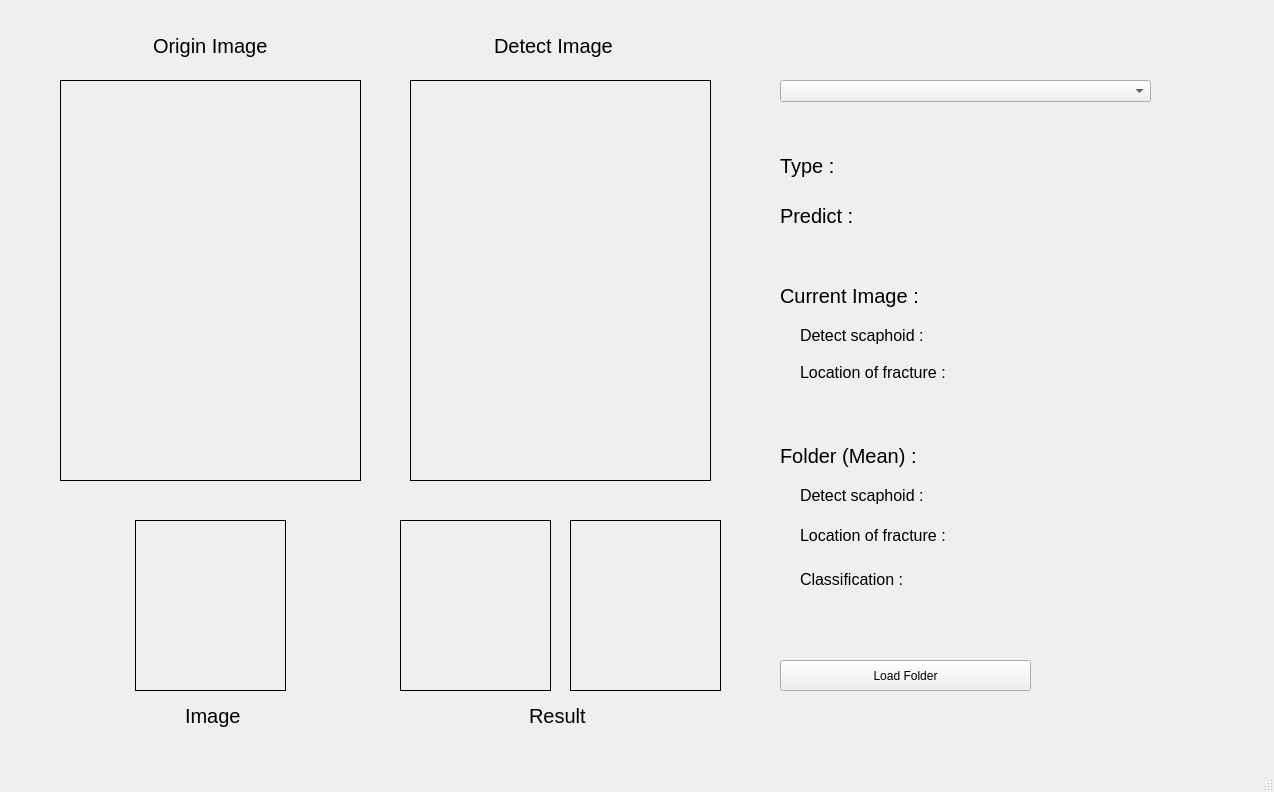
<?xml version="1.0" encoding="UTF-8"?>
<ui version="4.0">
 <class>MainWindow</class>
 <widget class="QMainWindow" name="MainWindow">
  <property name="geometry">
   <rect>
    <x>0</x>
    <y>0</y>
    <width>1274</width>
    <height>792</height>
   </rect>
  </property>
  <property name="windowTitle">
   <string>MainWindow</string>
  </property>
  <widget class="QWidget" name="centralwidget">
   <widget class="QLabel" name="label">
    <property name="geometry">
     <rect>
      <x>153</x>
      <y>20</y>
      <width>141</width>
      <height>51</height>
     </rect>
    </property>
    <property name="font">
     <font>
      <pointsize>15</pointsize>
     </font>
    </property>
    <property name="text">
     <string>Origin Image</string>
    </property>
   </widget>
   <widget class="QLabel" name="label_2">
    <property name="geometry">
     <rect>
      <x>494</x>
      <y>20</y>
      <width>141</width>
      <height>51</height>
     </rect>
    </property>
    <property name="font">
     <font>
      <pointsize>15</pointsize>
     </font>
    </property>
    <property name="text">
     <string>Detect Image</string>
    </property>
   </widget>
   <widget class="QLabel" name="originImageLabel">
    <property name="geometry">
     <rect>
      <x>60</x>
      <y>80</y>
      <width>301</width>
      <height>401</height>
     </rect>
    </property>
    <property name="styleSheet">
     <string notr="true">border-color: rgb(0, 0, 0);border-width: 1.2px; border-style: inset</string>
    </property>
    <property name="text">
     <string/>
    </property>
   </widget>
   <widget class="QLabel" name="detectImageLabel">
    <property name="geometry">
     <rect>
      <x>410</x>
      <y>80</y>
      <width>301</width>
      <height>401</height>
     </rect>
    </property>
    <property name="styleSheet">
     <string notr="true">border-color: rgb(0, 0, 0);border-width: 1.2px; border-style: inset</string>
    </property>
    <property name="text">
     <string/>
    </property>
   </widget>
   <widget class="QLabel" name="cropImageLabel">
    <property name="geometry">
     <rect>
      <x>135</x>
      <y>520</y>
      <width>151</width>
      <height>171</height>
     </rect>
    </property>
    <property name="styleSheet">
     <string notr="true">border-color: rgb(0, 0, 0);border-width: 1.2px; border-style: inset</string>
    </property>
    <property name="text">
     <string/>
    </property>
   </widget>
   <widget class="QLabel" name="resultImageLabel">
    <property name="geometry">
     <rect>
      <x>400</x>
      <y>520</y>
      <width>151</width>
      <height>171</height>
     </rect>
    </property>
    <property name="styleSheet">
     <string notr="true">border-color: rgb(0, 0, 0);border-width: 1.2px; border-style: inset</string>
    </property>
    <property name="text">
     <string/>
    </property>
   </widget>
   <widget class="QLabel" name="gradCamImageLabel">
    <property name="geometry">
     <rect>
      <x>570</x>
      <y>520</y>
      <width>151</width>
      <height>171</height>
     </rect>
    </property>
    <property name="styleSheet">
     <string notr="true">border-color: rgb(0, 0, 0);border-width: 1.2px; border-style: inset</string>
    </property>
    <property name="text">
     <string/>
    </property>
   </widget>
   <widget class="QLabel" name="label_3">
    <property name="geometry">
     <rect>
      <x>185</x>
      <y>690</y>
      <width>71</width>
      <height>51</height>
     </rect>
    </property>
    <property name="font">
     <font>
      <pointsize>15</pointsize>
     </font>
    </property>
    <property name="text">
     <string>Image</string>
    </property>
   </widget>
   <widget class="QLabel" name="label_4">
    <property name="geometry">
     <rect>
      <x>529</x>
      <y>690</y>
      <width>81</width>
      <height>51</height>
     </rect>
    </property>
    <property name="font">
     <font>
      <pointsize>15</pointsize>
     </font>
    </property>
    <property name="text">
     <string>Result</string>
    </property>
   </widget>
   <widget class="QLabel" name="typeLabel">
    <property name="geometry">
     <rect>
      <x>780</x>
      <y>140</y>
      <width>291</width>
      <height>51</height>
     </rect>
    </property>
    <property name="font">
     <font>
      <pointsize>15</pointsize>
     </font>
    </property>
    <property name="text">
     <string>Type : </string>
    </property>
   </widget>
   <widget class="QComboBox" name="comboBox">
    <property name="geometry">
     <rect>
      <x>780</x>
      <y>80</y>
      <width>371</width>
      <height>22</height>
     </rect>
    </property>
   </widget>
   <widget class="QLabel" name="predictLabel">
    <property name="geometry">
     <rect>
      <x>780</x>
      <y>190</y>
      <width>281</width>
      <height>51</height>
     </rect>
    </property>
    <property name="font">
     <font>
      <pointsize>15</pointsize>
     </font>
    </property>
    <property name="text">
     <string>Predict : </string>
    </property>
   </widget>
   <widget class="QLabel" name="label_7">
    <property name="geometry">
     <rect>
      <x>780</x>
      <y>270</y>
      <width>141</width>
      <height>51</height>
     </rect>
    </property>
    <property name="font">
     <font>
      <pointsize>15</pointsize>
     </font>
    </property>
    <property name="text">
     <string>Current Image : </string>
    </property>
   </widget>
   <widget class="QLabel" name="label_8">
    <property name="geometry">
     <rect>
      <x>780</x>
      <y>430</y>
      <width>141</width>
      <height>51</height>
     </rect>
    </property>
    <property name="font">
     <font>
      <pointsize>15</pointsize>
     </font>
    </property>
    <property name="text">
     <string>Folder (Mean) : </string>
    </property>
   </widget>
   <widget class="QLabel" name="detectScaphoidLabel">
    <property name="geometry">
     <rect>
      <x>800</x>
      <y>310</y>
      <width>311</width>
      <height>51</height>
     </rect>
    </property>
    <property name="font">
     <font>
      <pointsize>12</pointsize>
     </font>
    </property>
    <property name="text">
     <string>Detect scaphoid :</string>
    </property>
   </widget>
   <widget class="QLabel" name="locationFractureLabel">
    <property name="geometry">
     <rect>
      <x>800</x>
      <y>347</y>
      <width>281</width>
      <height>51</height>
     </rect>
    </property>
    <property name="font">
     <font>
      <pointsize>12</pointsize>
     </font>
    </property>
    <property name="text">
     <string>Location of fracture :</string>
    </property>
   </widget>
   <widget class="QLabel" name="allClassificationLabel">
    <property name="geometry">
     <rect>
      <x>800</x>
      <y>554</y>
      <width>461</width>
      <height>51</height>
     </rect>
    </property>
    <property name="font">
     <font>
      <pointsize>12</pointsize>
     </font>
    </property>
    <property name="text">
     <string>Classification :</string>
    </property>
   </widget>
   <widget class="QLabel" name="allDetectScaphoidLabel">
    <property name="geometry">
     <rect>
      <x>800</x>
      <y>470</y>
      <width>311</width>
      <height>51</height>
     </rect>
    </property>
    <property name="font">
     <font>
      <pointsize>12</pointsize>
     </font>
    </property>
    <property name="text">
     <string>Detect scaphoid :</string>
    </property>
   </widget>
   <widget class="QLabel" name="allLocationFractureLabel">
    <property name="geometry">
     <rect>
      <x>800</x>
      <y>510</y>
      <width>321</width>
      <height>51</height>
     </rect>
    </property>
    <property name="font">
     <font>
      <pointsize>12</pointsize>
     </font>
    </property>
    <property name="text">
     <string>Location of fracture :</string>
    </property>
   </widget>
   <widget class="QPushButton" name="loadFolderButton">
    <property name="geometry">
     <rect>
      <x>780</x>
      <y>660</y>
      <width>251</width>
      <height>31</height>
     </rect>
    </property>
    <property name="text">
     <string>Load Folder</string>
    </property>
   </widget>
  </widget>
  <widget class="QMenuBar" name="menubar">
   <property name="geometry">
    <rect>
     <x>0</x>
     <y>0</y>
     <width>1274</width>
     <height>25</height>
    </rect>
   </property>
  </widget>
  <widget class="QStatusBar" name="statusbar"/>
 </widget>
 <resources/>
 <connections/>
</ui>
